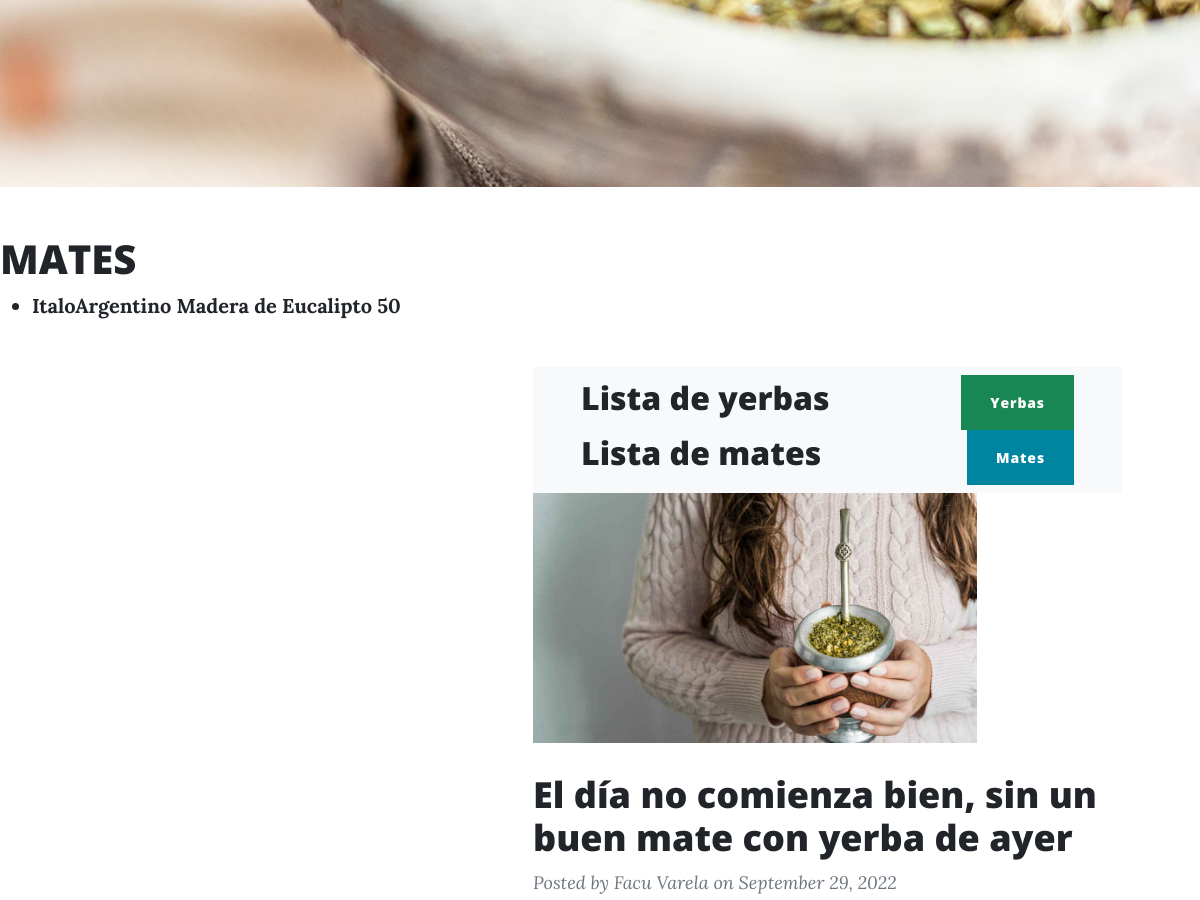
Page /mate/list (signed in, middle part) on the earlier database version.
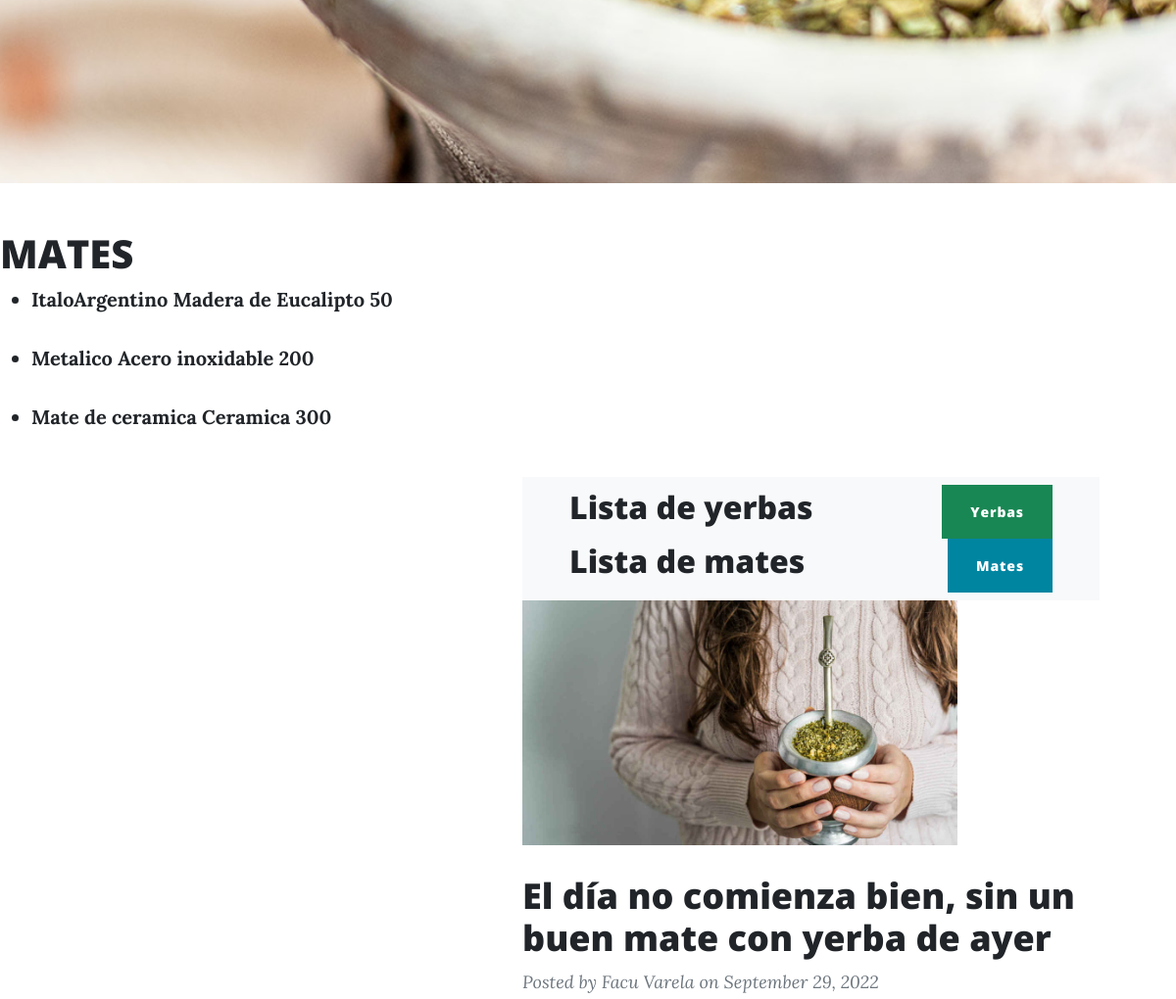
Same page on the later database version.
### AppPrueba/models.py (models this page shows)
class mate(models.Model):
    nombre=models.CharField(max_length=50)
    tipo=models.CharField(max_length=50)
    cantidad_x_caja=models.IntegerField()
    def __str__(self):
        return self.nombre+" "+self.tipo+" "+str(self.cantidad_x_caja)

### AppPrueba/views.py (the view)
# urls.py: path('mate/list', MatesList.as_view(), name = 'mates_listar'),
class MatesList(ListView):
    model = mate
    template_name = 'AppPrueba/ReadMates.html'

### AppPrueba/templates/AppPrueba/ReadMates.html (shortened to what this page needs)
{% extends 'AppPrueba/index.html' %}
{% load static %}
{% block contenido_que_cambia %}
{% if user.is_authenticated %}
<h1>MATES</h1>
<ul>
    {% for int in object_list %}
       <li><strong>{{ int }}</strong></li>
        <br>
    {% endfor %}
</ul>
{% endif %}
{% endblock %}

### AppPrueba/templates/AppPrueba/index.html (shortened to what this page needs)
<!DOCTYPE html>
<html lang="en">
    <head>
        {% load static %}
        <link href='{% static "AppPrueba/css/styles.css" %}' rel="stylesheet" />
    </head>
    <body>
        <header class="masthead" style="background-image: url('{% static 'AppPrueba/assets/img/Matienzo.jpg' %}')">
        </header>
        {% block contenido_que_cambia %}
        {% endblock %}
        <div class="container px-4 px-lg-5">
            <div class="row gx-4 gx-lg-5 justify-content-end">
                <div class="col-md-10 col-lg-8 col-xl-7">
                    {% if user.is_authenticated %}
                    <div class="post-preview">
                        <nav class="navbar navbar-light bg-light static-top">
                            <div class="container">
                                <h2>Lista de yerbas</h2>
                                <a class="btn btn-success" href="{% url 'yerbas_listar' %}">Yerbas</a>
                                <h2>Lista de mates</h2>
                                <a class="btn btn-primary" href="{% url 'mates_listar' %}">Mates</a>
                            </div>
                        </nav>
                        <a>
                            <img height="250px" src="{% static 'AppPrueba/assets/img/MATECHICA.jpg' %}" alt="">
                            <h2 class="post-title">El día no comienza bien, sin un buen mate con yerba de ayer</h2>
                        </a>
                        <p class="post-meta">
                            Posted by
                            <a>Facu Varela</a>
                            on September 29, 2022
                        </p>
                    </div>
                </div>
            </div>
                    {% else %}
                    <h2><a href="{% url 'login' %}">Ingresar para visualizar contenido.</a></h2>
                    {% endif %}
                </div>
    </body>
</html>

Differences in the rows shown:
added mate: nombre+tipo+cantidad_x_caja "Metalico Acero inoxidable 200"
added mate: nombre+tipo+cantidad_x_caja "Mate de ceramica Ceramica 300"
